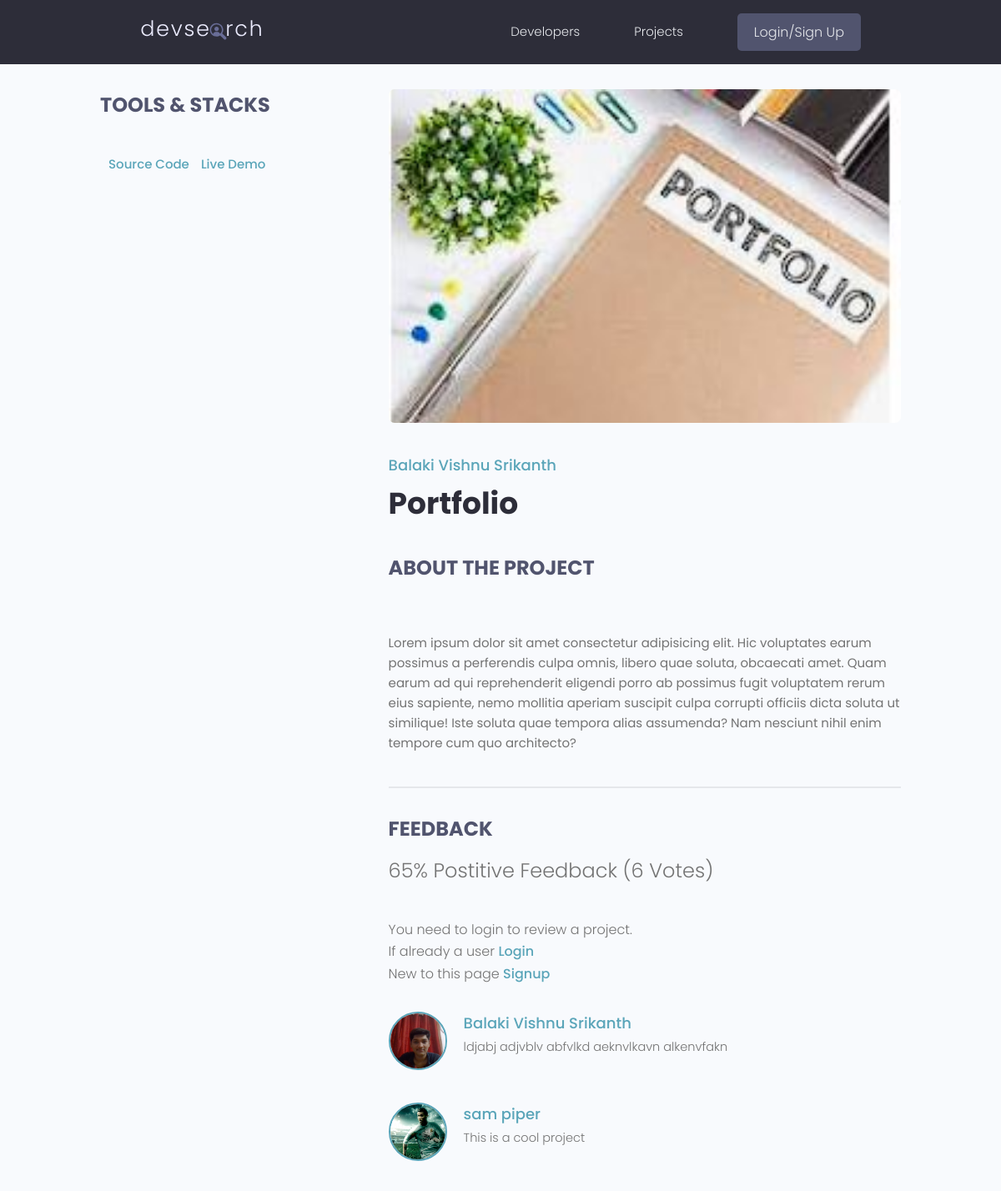
The app's page /projects/project/aa42dca5-89a4-41a0-bc90-dfd1327c5e2a with its own data.
### projects/models.py (models this page shows, shortened)
class Projects(models.Model):
    owner=models.ForeignKey(Profile,null=True,blank=True,on_delete=models.CASCADE)
    title=models.CharField(max_length=20)
    descrption=models.TextField(null=True,blank=True)
    demo_link=models.CharField(max_length=2000,null=True,blank=True)
    source_link=models.CharField(max_length=2000,null=True,blank=True)
    featured_images=models.ImageField(null=True,blank=True,default="default.jpg")
    tags=models.ManyToManyField('Tag',blank=True)
    vote_total=models.IntegerField(default=0,null=True,blank=True)
    vote_ratio=models.IntegerField(default=0,null=True,blank=True)
    created=models.DateTimeField(auto_now_add=True)
    id=models.UUIDField(default=uuid.uuid4,unique=True,primary_key=True,editable=False)
    class Meta:
        ordering=['-vote_ratio','-vote_total','title']
    @property
    def ImageURL(self):
        url=''
        try:
            url=self.featured_images.url
        except:
            url=''
        return url
    def getreviews(self):
        reviews=self.review_set.all().values_list('owner_id',flat=True)
        return reviews

class Review(models.Model):
    VOTE_TYPE=(
        ('up','Up Vote'),
        ('down','Down Vote'),
    )
    owner=models.ForeignKey(Profile,on_delete=models.CASCADE,null=True)
    project=models.ForeignKey(Projects,on_delete=models.CASCADE)
    body=models.TextField(null=True,blank=True)
    value=models.CharField(max_length=200,choices=VOTE_TYPE)
    created=models.DateTimeField(auto_now_add=True)
    id=models.UUIDField(default=uuid.uuid4,unique=True,primary_key=True,editable=False)
    class Meta:
        unique_together=[['owner','project']]

### users/models.py (models this page shows, shortened)
class Profile(models.Model):
    user=models.OneToOneField(User, on_delete=models.CASCADE,null=True,blank=True)
    name=models.CharField(max_length=200,null=True,blank=True)
    email=models.EmailField(max_length=200,null=True,blank=True)
    user_name=models.CharField(max_length=200,null=True,blank=True)
    location=models.CharField(max_length=200,null=True,blank=True)
    short_intro=models.CharField(max_length=200,null=True,blank=True)
    bio=models.TextField(null=True,blank=True)
    profile_image=models.ImageField(null=True,blank=True,upload_to="profile/",default="profile/user-default.png")
    social_github=models.CharField(max_length=200,null=True,blank=True)
    social_twitter=models.CharField(max_length=200,null=True,blank=True)
    social_linkedin=models.CharField(max_length=200,null=True,blank=True)
    social_website=models.CharField(max_length=200,null=True,blank=True)
    created=models.DateTimeField(auto_now_add=True)
    id=models.UUIDField(default=uuid.uuid4,unique=True,primary_key=True,editable=False)
    class Meta:
        ordering=['created']

### projects/views.py (the view, shortened to what this page needs)
# urls.py: path('project/<str:pk>',views.project,name="project"),
def project(request,pk):
    projectOBJ=Projects.objects.get(id=pk)
    tags=projectOBJ.tags.all()
    form=ReviewForm()
    return render(request,'projects/single-project.html',{"project": projectOBJ,"tags":tags,'form':form})

### projects/templates/projects/single-project.html (shortened to what this page needs)
{% extends 'main.html' %}
{% block content %}
<main class="singleProject my-md">
    <div class="container">
      <div class="layout">
        <div class="column column--1of3">
          <h3 class="singleProject__subtitle">Tools & Stacks</h3>
          {% if project.source_link %}
          <a class="singleProject__liveLink" href="{{project.source_link}}" target="_blank">Source Code
          </a>
          {% endif %}
          {% if project.demo_link %}
          <a class="singleProject__liveLink" href="{{project.demo_link}}" target="_blank">Live Demo
          </a>
          {% endif %}
        </div>
        <div class="column column--2of3">
          <img class="singleProject__preview" src="{{project.ImageURL}}" alt="portfolio thumbnail" />
          <a href="{% url 'user-profile' project.owner.id %}" class="singleProject__developer">{{project.owner.name}}</a>
          <h2 class="singleProject__title">{{project.title}}</h2>
          <h3 class="singleProject__subtitle">About the Project</h3>
          <div class="singleProject__info">
            <br />
            <br />
            Lorem ipsum dolor sit amet consectetur adipisicing elit. Hic voluptates earum possimus a perferendis culpa
            omnis, libero quae soluta, obcaecati amet. Quam earum ad qui reprehenderit eligendi porro ab possimus
            fugit voluptatem rerum eius sapiente, nemo mollitia aperiam suscipit culpa corrupti officiis dicta soluta
            ut similique! Iste soluta quae tempora alias assumenda? Nam nesciunt nihil enim tempore cum quo
            architecto?
          </div>
          <div class="comments">
            <h3 class="singleProject__subtitle">Feedback</h3>
            <h5 class="project--rating">
              {{project.vote_ratio}}% Postitive Feedback ({{project.vote_total}} Vote{{project.vote_total|pluralize:"s"}})
            </h5>
            {% if request.user.profile.id in project.getreviews %}
              <p>You have already given your review.</p>
            {% elif request.user.profile == project.owner %}
            <p>You can't review your own work.</p>
            {% else %}
            <p>You need to login to review a project.</p>
            <p>If already a user <a href="{%url 'login'%}?next={{request.path}}">Login</a></p>
            <p>New to this page <a href="{%url 'register'%}?next={{request.path}}">Signup</a></p>
            {% endif %}
            <div class="commentList">
              {% for review in project.review_set.all %}
              {% if review.body %}
              <div class="comment">
                <a href="{% url 'user-profile' review.owner.id%}">
                  <img class="avatar avatar--md"
                    src="{{review.owner.profile_image.url}}" alt="user" />
                </a>
                <div class="comment__details">
                  <a href="{% url 'user-profile' review.owner.id%}" class="comment__author">{{review.owner.name}}</a>
                  <p class="comment__info">{{review.body|linebreaksbr}}</p>
                </div>
              </div>
              {% endif %}
              {% endfor %}
            </div>
          </div>
        </div>
      </div>
    </div>
  </main>
{% endblock content %}

### static/styles/app.css (style rules this page uses)
:root { --color-sub: #2d2d39; }
img { width: 100%; }
.singleProject .column--1of3 { order: 2; }
@media screen and (min-width: 1081px) { .singleProject .column--1of3 { order: 1; } }
@media screen and (min-width: 1081px) { .singleProject .column--2of3 { order: 2; } }
.singleProject__liveLink { font-weight: 500; transition: all 0.3s ease-in-out; border-bottom: 2px solid transparent; }
.singleProject__preview { height: 50vh; object-fit: cover; object-position: top center; margin-bottom: 3rem; border-radius: 0.7rem; }
.singleProject__developer { font-size: 1.8rem; font-weight: 500; }
.singleProject__title { font-size: 3.6rem; font-weight: 700; color: var(--color-sub); margin-bottom: 3rem; }
.project--rating { margin-bottom: 1.6em; margin-top: .5em; }
.singleProject__subtitle { text-transform: uppercase; font-size: 2.4rem; font-weight: 700; color: var(--color-sub-light); margin-bottom: 1rem; }
.comments { margin-top: 4rem; padding-top: 3rem; border-top: 2px solid var(--color-light); }
.commentList { margin: 3rem 0; }
.comment { display: flex; gap: 2rem; }
.comment:not(:last-child) { margin-bottom: 3rem; }
.comment__author { font-size: 1.8rem; }
.comment__info { font-size: 1.45rem; }

### static/uikit/styles/modules/_variables.css (style rules this page uses)
:root { --color-main: #5aa5b9; --color-main-light: #e6faff; --color-sub: #3f4156; --color-sub-light: #51546e; --color-sub-lighter: #ededfd; --color-text: #737373; --color-gray: #8b8b8b; --color-light: #e5e7eb; --color-light-gray: #767676; --color-bg: #f8fafd; --color-white: #fffefd; --color-white-light: #f3f3f3; --color-success: #359e64; --color-success-bg: #def8e8; --color-error: #fc4b0b; --color-error-bg: #fff2ee; --font-base: 'Poppins', arial, helvetica, 'Segoe UI', roboto, ubuntu, sans-serif; --font-monospace: 'Fira Code', 'Courier New', courier, monospace; --font-regular: 300; --font-medium: 500; --font-bold: 700; --generic-shadow: 1px 1px 5px #00000010; --generic-transition: all 0.3s ease-in-out; }

### static/uikit/styles/modules/_base.css (style rules this page uses)
* { margin: 0; padding: 0; box-sizing: border-box; text-rendering: optimizeLegibility; color: inherit; font-size: inherit; }
html { font-size: 50%; }
@media only screen and (min-width: 480px) { html { font-size: 56.25%; } }
@media only screen and (min-width: 1200px) { html { font-size: 62.5%; } }
body { line-height: 1.6; font-weight: 400; font-size: 1.5rem; color: var(--color-text); background-color: var(--color-bg); min-height: 100vh; }

### static/uikit/styles/modules/_typography.css (style rules this page uses)
* { font-family: var(--font-base); }
h2 { font-size: 3.6rem; font-weight: var(--font-bold); }
h3 { font-size: 3.2rem; font-weight: var(--font-medium); }
h5 { font-size: 2.4rem; font-weight: var(--font-medium); }
h5, h6 { font-weight: var(--font-regular); }
p, span, strong { font-size: 1.6rem; color: var(--color-text); font-weight: var(--font-regular); }
a { padding-bottom: 2px; text-decoration: none; display: inline-block; color: var(--color-main); font-weight: var(--font-medium); }

### static/uikit/styles/modules/_utilities.css (style rules this page uses)
.container { width: 92%; max-width: 165rem; margin: 0 auto; box-sizing: border-box; }
@media screen and (min-width: 1000px) { .container { width: 90%; } }
@media screen and (min-width: 1200px) { .container { width: 80%; } }
.my-md { margin: 3rem auto; }

### static/uikit/styles/modules/_avatar.css (style rules this page uses)
.avatar { border-radius: 50%; border: 2px solid var(--color-main); object-fit: cover; }
.avatar--md { height: 7rem; width: 7rem; }

### static/uikit/styles/modules/_layout.css (style rules this page uses)
.layout { display: flex; flex-flow: row wrap; justify-content: space-between; }
.layout > .column { margin-bottom: 3rem; }
.layout > .column.column--1of3 { flex-basis: 30%; }
.layout > .column.column--2of3 { flex-basis: 64%; }

### records on screen
Projects: ImageURL (picture), owner.name "Balaki Vishnu Srikanth", title "Portfolio", vote_ratio "65", vote_total "6"
Review: owner.profile_image (picture), owner.name "Balaki Vishnu Srikanth", body "ldjabj adjvblv abfvlkd aeknvlkavn alkenvfakn"
Review: owner.profile_image (picture), owner.name "sam piper", body "This is a cool project"
